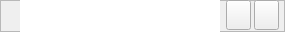
    <widget class="QFrame" name="func12">
     <property name="geometry">
      <rect>
       <x>0</x>
       <y>530</y>
       <width>285</width>
       <height>32</height>
      </rect>
     </property>
     <property name="frameShape">
      <enum>QFrame::StyledPanel</enum>
     </property>
     <property name="frameShadow">
      <enum>QFrame::Raised</enum>
     </property>
     <widget class="QLabel" name="funcColor12">
      <property name="geometry">
       <rect>
        <x>0</x>
        <y>0</y>
        <width>20</width>
        <height>32</height>
       </rect>
      </property>
      <property name="font">
       <font>
        <family>微軟正黑體</family>
        <pointsize>16</pointsize>
       </font>
      </property>
      <property name="text">
       <string/>
      </property>
      <property name="alignment">
       <set>Qt::AlignCenter</set>
      </property>
     </widget>
     <widget class="QTextEdit" name="funcText12">
      <property name="geometry">
       <rect>
        <x>20</x>
        <y>0</y>
        <width>200</width>
        <height>32</height>
       </rect>
      </property>
      <property name="font">
       <font>
        <family>Adobe Arabic</family>
        <pointsize>16</pointsize>
       </font>
      </property>
      <property name="frameShape">
       <enum>QFrame::NoFrame</enum>
      </property>
      <property name="frameShadow">
       <enum>QFrame::Plain</enum>
      </property>
      <property name="lineWidth">
       <number>2</number>
      </property>
      <property name="verticalScrollBarPolicy">
       <enum>Qt::ScrollBarAlwaysOff</enum>
      </property>
      <property name="horizontalScrollBarPolicy">
       <enum>Qt::ScrollBarAlwaysOff</enum>
      </property>
      <property name="lineWrapMode">
       <enum>QTextEdit::NoWrap</enum>
      </property>
     </widget>
     <widget class="QPushButton" name="delete12">
      <property name="geometry">
       <rect>
        <x>254</x>
        <y>0</y>
        <width>25</width>
        <height>30</height>
       </rect>
      </property>
      <property name="focusPolicy">
       <enum>Qt::NoFocus</enum>
      </property>
      <property name="text">
       <string/>
      </property>
      <property name="icon">
       <iconset resource="res.qrc">
        <normaloff>:/delete.ico</normaloff>:/delete.ico</iconset>
      </property>
     </widget>
     <widget class="QPushButton" name="hide12">
      <property name="enabled">
       <bool>true</bool>
      </property>
      <property name="geometry">
       <rect>
        <x>226</x>
        <y>0</y>
        <width>25</width>
        <height>30</height>
       </rect>
      </property>
      <property name="focusPolicy">
       <enum>Qt::NoFocus</enum>
      </property>
      <property name="text">
       <string/>
      </property>
      <property name="icon">
       <iconset resource="res.qrc">
        <normaloff>:/eye.ico</normaloff>:/eye.ico</iconset>
      </property>
      <property name="checkable">
       <bool>false</bool>
      </property>
     </widget>
    </widget>
